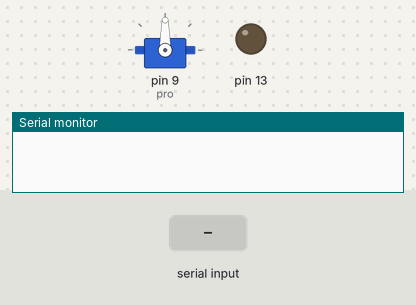
Bench run of a sketch on a simulated Arduino Uno, built with avr-gcc and run on an emulated ATmega328P. Shown: servo, output pins drawn as LEDs (lit = HIGH), the last lines printed to the serial monitor. The test bench sets the inputs (shaded band).

Above: at 1.2 s.
1.3 s: "1" received over Serial
At 2.2 s:
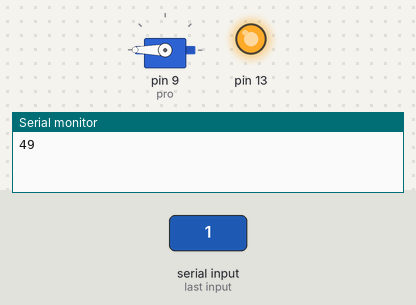
2.8 s: "0" received over Serial
At 3.3 s:
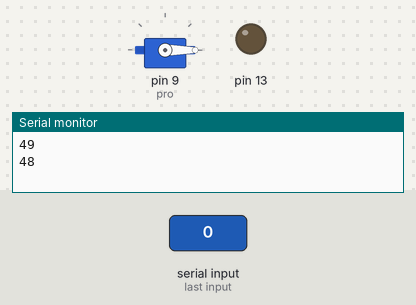
Timing chart, 0 to 5.8 s (numbered marks = the images above; inputs shaded):
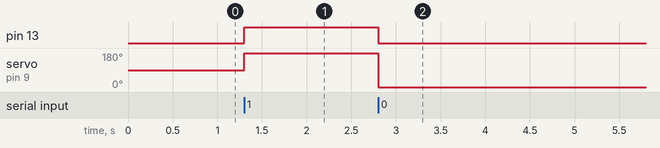

The sketch:

serialread.ino
```cpp
int recdata = 0;
int inte = 0;
#include <Servo.h>
Servo pro;
int spin = 9;


void setup() {
  Serial.begin(9600);
  pinMode(13, OUTPUT);
  pro.attach(9);

  }

void loop() {
  if (Serial.available() > 0){
    recdata = Serial.read();
    Serial.println(recdata);
    if (recdata == 49){
      digitalWrite(13,HIGH);
      pro.write(180);
      delay(100);
    }
    else if (recdata = 48){
      digitalWrite(13,LOW);
      pro.write(0);
      delay(100);

    }


  }


}
```

Measured:
- after the input at 1.3 s, pin 13: LOW → HIGH at once; servo on pin 9 (pro): 90° → 180° at once
- after the input at 2.8 s, pin 13: HIGH → LOW at once; servo on pin 9 (pro): 180° → 0° at once
